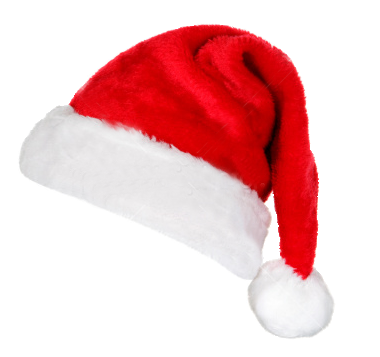
#> input picture human-face/face-detection/add-christmas-hat/hat.png, 380 x 357 px
$ python chris_cap.py hat.png   (Python 2 division)
#> lines starting #> are read from the running program, lines starting #| are printed output that depends on the picture
import cv2
import sys

# Get user supplied values
imagePath = sys.argv[1]
cascPath = "haarcascade_frontalface_default.xml"

# Create the haar cascade
faceCascade = cv2.CascadeClassifier(cascPath)

# Read the image
image = cv2.imread(imagePath, cv2.IMREAD_COLOR)
#> image is the input picture: shape (357, 380, 3); mean B, G, R 197.3, 195.7, 240
gray = cv2.cvtColor(image, cv2.COLOR_BGR2GRAY)
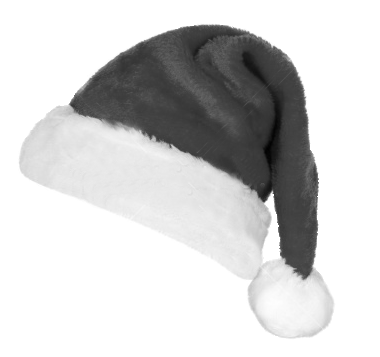
#> gray: shape (357, 380); min 1, max 255, mean 209.1

# Detect faces in the image
faces = faceCascade.detectMultiScale(
    gray,
    scaleFactor=1.1,
    minNeighbors=5,
    minSize=(30, 30),
    flags = cv2.CASCADE_SCALE_IMAGE  # CV_HAAR_SCALE_IMAGE
)
#> faces = ()

print "Found {0} faces!".format( len(faces) )
#| Found 0 faces!

# Draw a rectangle around the faces
for (x, y, w, h) in faces:
    #cv2.rectangle(image, (x, y), (x+w, y+h), (0, 255, 0), 2)
    print "position of face is {} {}".format(x,y)
    print "size of face is {} {}".format(w,h)
    # read christmas hat
    christ_hat = cv2.imread("hat.png", cv2.IMREAD_UNCHANGED)
    hat_h, hat_w, hat_c = christ_hat.shape
    print christ_hat.shape
    # rescale hat according size of face
    scale_change = float(w) / hat_w
    scale_change = 0.9 * scale_change
    #print scale_change
    christ_hat = cv2.resize(christ_hat, None, fx=scale_change, fy=scale_change, interpolation=cv2.INTER_CUBIC)
    hat_h, hat_w, hat_c = christ_hat.shape
    print christ_hat.shape
    print "size of hat is {} {}".format(hat_w,hat_h)
    # paint with alphal channel
    for x_i in range(0, hat_h):
        for y_i in range(0, hat_w):
            if christ_hat[x_i][y_i][3] > 0:
                if x + x_i - h/2 < 0:
                    continue
                image[x + x_i - h/2][y + y_i] = christ_hat[x_i][y_i][0:3]


cv2.imshow("Faces found" ,image)
cv2.waitKey(0)
